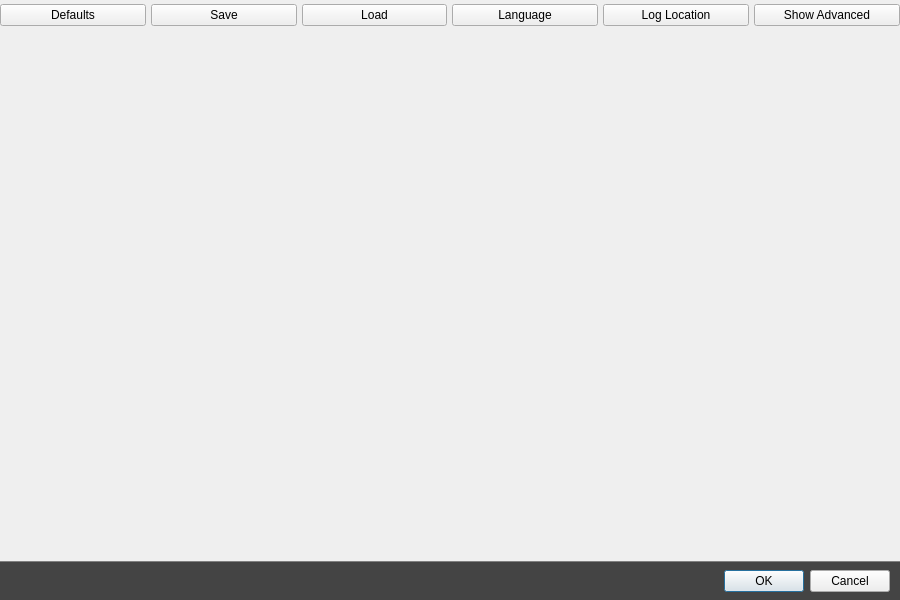
<?xml version="1.0" encoding="UTF-8"?>
<ui version="4.0">
 <class>AskUserForResourcesDialog</class>
 <widget class="QDialog" name="AskUserForResourcesDialog">
  <property name="geometry">
   <rect>
    <x>0</x>
    <y>0</y>
    <width>900</width>
    <height>600</height>
   </rect>
  </property>
  <property name="windowTitle">
   <string>Please define resources</string>
  </property>
  <layout class="QVBoxLayout" name="verticalLayout">
   <property name="spacing">
    <number>0</number>
   </property>
   <property name="leftMargin">
    <number>0</number>
   </property>
   <property name="topMargin">
    <number>4</number>
   </property>
   <property name="rightMargin">
    <number>0</number>
   </property>
   <property name="bottomMargin">
    <number>0</number>
   </property>
   <item>
    <layout class="QHBoxLayout" name="horizontalLayout_2">
     <property name="spacing">
      <number>5</number>
     </property>
     <property name="topMargin">
      <number>0</number>
     </property>
     <item>
      <widget class="QPushButton" name="pushButton">
       <property name="text">
        <string>Defaults</string>
       </property>
       <property name="icon">
        <iconset resource="engine.qrc">
         <normaloff>:/engine/images/new.png</normaloff>:/engine/images/new.png</iconset>
       </property>
      </widget>
     </item>
     <item>
      <widget class="QPushButton" name="pushButton_2">
       <property name="text">
        <string>Save</string>
       </property>
       <property name="icon">
        <iconset resource="engine.qrc">
         <normaloff>:/engine/images/save.png</normaloff>:/engine/images/save.png</iconset>
       </property>
      </widget>
     </item>
     <item>
      <widget class="QPushButton" name="pushButton_3">
       <property name="text">
        <string>Load</string>
       </property>
       <property name="icon">
        <iconset resource="engine.qrc">
         <normaloff>:/engine/images/open.png</normaloff>:/engine/images/open.png</iconset>
       </property>
      </widget>
     </item>
     <item>
      <widget class="QPushButton" name="pushButton_4">
       <property name="text">
        <string>Language</string>
       </property>
       <property name="icon">
        <iconset resource="engine.qrc">
         <normaloff>:/engine/images/language.png</normaloff>:/engine/images/language.png</iconset>
       </property>
      </widget>
     </item>
     <item>
      <widget class="QPushButton" name="pushButton_6">
       <property name="text">
        <string>Log Location</string>
       </property>
       <property name="icon">
        <iconset resource="engine.qrc">
         <normaloff>:/engine/images/log.png</normaloff>:/engine/images/log.png</iconset>
       </property>
      </widget>
     </item>
     <item>
      <widget class="QPushButton" name="pushButton_5">
       <property name="text">
        <string>Show Advanced</string>
       </property>
       <property name="icon">
        <iconset resource="engine.qrc">
         <normaloff>:/engine/images/advanced.png</normaloff>:/engine/images/advanced.png</iconset>
       </property>
      </widget>
     </item>
    </layout>
   </item>
   <item>
    <widget class="QScrollArea" name="scrollArea">
     <property name="frameShape">
      <enum>QFrame::NoFrame</enum>
     </property>
     <property name="frameShadow">
      <enum>QFrame::Plain</enum>
     </property>
     <property name="widgetResizable">
      <bool>true</bool>
     </property>
     <widget class="QWidget" name="scrollAreaWidgetContents">
      <property name="geometry">
       <rect>
        <x>0</x>
        <y>0</y>
        <width>900</width>
        <height>490</height>
       </rect>
      </property>
      <layout class="QHBoxLayout" name="horizontalLayout">
       <property name="spacing">
        <number>0</number>
       </property>
       <property name="leftMargin">
        <number>0</number>
       </property>
       <property name="topMargin">
        <number>0</number>
       </property>
       <property name="rightMargin">
        <number>0</number>
       </property>
      </layout>
     </widget>
    </widget>
   </item>
   <item>
    <widget class="QWidget" name="widget_3" native="true">
     <property name="minimumSize">
      <size>
       <width>0</width>
       <height>2</height>
      </size>
     </property>
     <property name="maximumSize">
      <size>
       <width>16777215</width>
       <height>2</height>
      </size>
     </property>
    </widget>
   </item>
   <item>
    <widget class="QWidget" name="widget_2" native="true">
     <property name="minimumSize">
      <size>
       <width>0</width>
       <height>1</height>
      </size>
     </property>
     <property name="maximumSize">
      <size>
       <width>16777215</width>
       <height>1</height>
      </size>
     </property>
     <property name="styleSheet">
      <string notr="true">QWidget{background-color:gray}</string>
     </property>
    </widget>
   </item>
   <item>
    <widget class="QWidget" name="widget" native="true">
     <property name="minimumSize">
      <size>
       <width>0</width>
       <height>0</height>
      </size>
     </property>
     <property name="styleSheet">
      <string notr="true">#widget{background-color:#444}</string>
     </property>
     <layout class="QHBoxLayout" name="horizontalLayout_3">
      <property name="leftMargin">
       <number>10</number>
      </property>
      <property name="topMargin">
       <number>8</number>
      </property>
      <property name="rightMargin">
       <number>10</number>
      </property>
      <property name="bottomMargin">
       <number>8</number>
      </property>
      <item>
       <widget class="QDialogButtonBox" name="buttonBox">
        <property name="orientation">
         <enum>Qt::Horizontal</enum>
        </property>
        <property name="standardButtons">
         <set>QDialogButtonBox::Cancel|QDialogButtonBox::Ok</set>
        </property>
       </widget>
      </item>
     </layout>
    </widget>
   </item>
  </layout>
 </widget>
 <resources>
  <include location="engine.qrc"/>
 </resources>
 <connections>
  <connection>
   <sender>buttonBox</sender>
   <signal>accepted()</signal>
   <receiver>AskUserForResourcesDialog</receiver>
   <slot>accept()</slot>
   <hints>
    <hint type="sourcelabel">
     <x>248</x>
     <y>254</y>
    </hint>
    <hint type="destinationlabel">
     <x>157</x>
     <y>274</y>
    </hint>
   </hints>
  </connection>
  <connection>
   <sender>buttonBox</sender>
   <signal>rejected()</signal>
   <receiver>AskUserForResourcesDialog</receiver>
   <slot>reject()</slot>
   <hints>
    <hint type="sourcelabel">
     <x>316</x>
     <y>260</y>
    </hint>
    <hint type="destinationlabel">
     <x>286</x>
     <y>274</y>
    </hint>
   </hints>
  </connection>
 </connections>
</ui>
